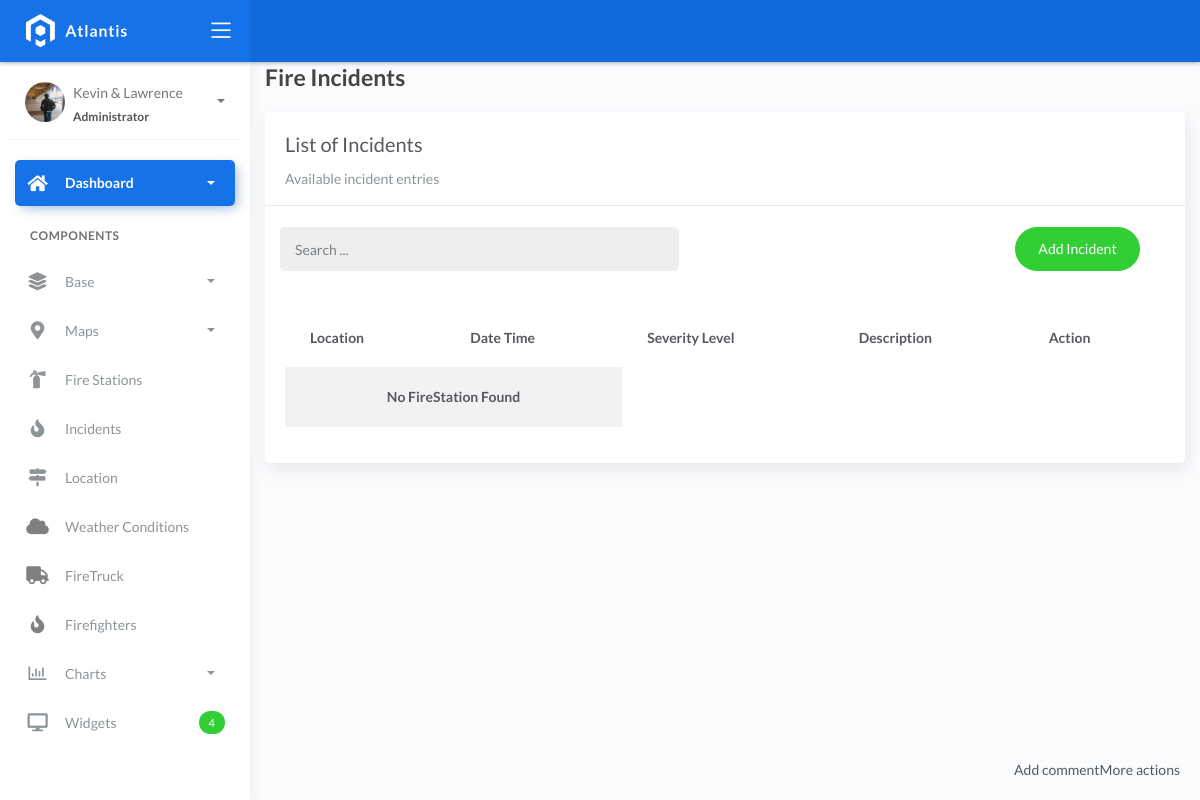
Before: /incident_list/ with the older database file.
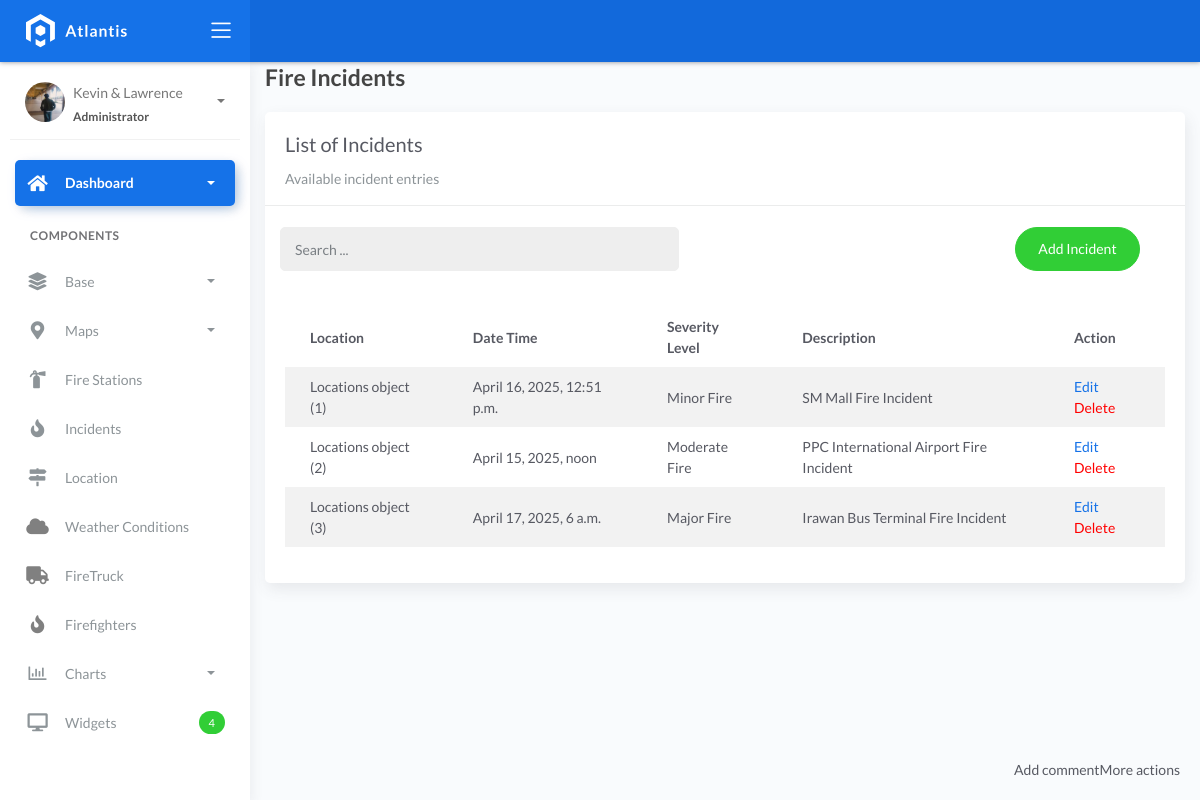
After: the same page with the newer database file.
### fire/models.py (models this page shows)
class BaseModel(models.Model):
    created_at = models.DateTimeField(auto_now_add=True, db_index=True)
    updated_at = models.DateTimeField(auto_now=True)
    class Meta:
        abstract = True

class Incident(BaseModel):
    SEVERITY_CHOICES = (
        ('Minor Fire', 'Minor Fire'),
        ('Moderate Fire', 'Moderate Fire'),
        ('Major Fire', 'Major Fire'),
    )
    location = models.ForeignKey(Locations, on_delete=models.CASCADE)
    date_time = models.DateTimeField(blank=True, null=True)
    severity_level = models.CharField(max_length=45, choices=SEVERITY_CHOICES)
    description = models.CharField(max_length=250)

class Locations(BaseModel):
    name = models.CharField(max_length=150)
    latitude = models.DecimalField(
        max_digits=22, decimal_places=16, null=True, blank=True)
    longitude = models.DecimalField(
        max_digits=22, decimal_places=16, null=True, blank=True)
    address = models.CharField(max_length=150)
    city = models.CharField(max_length=150)  # can be in separate table
    country = models.CharField(max_length=150)  # can be in separate table

### fire/views.py (the view, shortened to what this page needs)
# urls.py: path('incident_list/',  IncidentListView.as_view(), name='incident-list'),
class IncidentListView(ListView):
    model = Incident
    template_name = 'incident_list.html'
    context_object_name = 'object_list'
    paginate_by = 10
    def get_queryset(self, *args, **kwargs):
        qs = super().get_queryset(*args, **kwargs)
        query = self.request.GET.get("q")
        return qs

### templates/incident_list.html (shortened to what this page needs)
{% extends 'base.html' %}
{% load static %}
{% block content %}
<div class="content">
    <div class="container-fluid">
        <h4 class="page-title">Fire Incidents</h4>
        <div class="row">
            <div class="col-md-12">
                <div class="card">
                    <div class="card-header">
                        <div class="card-title">List of Incidents</div>
                        <div class="card-category">Available incident entries</div>
                    </div>
                    <br />
                    <div class="col-md-12 row">
                        <div class="col-md-6">
                            <form class="navbar-left navbar-form nav-search mr-md-3" action="{% url 'incident-list' %}">
                                <div class="input-group">
                                    <input type="text" placeholder="Search ..." class="form-control" name="q" />
                                    <div class="input-group-append">
                                        <span class="input-group-text">
                                        </span>
                                    </div>
                                </div>
                            </form>
                        </div>
                        <div class="col-md-6">
                            <div class="pull-right">
                                <a href="{% url 'incident-add'%}" class="btn btn-success btn-rounded">Add Incident</a>
                            </div>
                        </div>
                    </div>
                    <div class="card-body">
                        <table class="table table-striped mt-3">
                            <thead>
                                <tr>
                                    <th scope="col">Location</th>
                                    <th scope="col">Date Time</th>
                                    <th scope="col">Severity Level</th>
                                    <th scope="col">Description</th>
                                    <th scope="col">Action</th>
                                </tr>
                            </thead>
                            <tbody>
                                {% for object in object_list %}
                                <tr>
                                    <td>{{ object.location }}</td>
                                    <td>{{ object.date_time }}</td>
                                    <td>{{ object.severity_level }}</td>
                                    <td>{{ object.description }}</td>
                                    <td>
                                        <a href="{% url 'incident-update' object.pk %}">Edit</a>
                                        <a style="color: red;"  href="{% url 'incident-delete' object.pk %}">Delete</a>
                                    </td>
                                </tr>
                                {% empty %}
                                <tr>
                                    <td colspan="2" style="text-align: center;">
                                        <p class="text-sm font-weight-bold mb-0">No FireStation Found</p>
                                    </td>
                                </tr>
                                {% endfor %}
                            </tbody>
                        </table>
                    </div>
                </div>
            </div>
        </div>
    </div>
</div>
{% endblock %}

Changed rows visible on the page:
added Incident: location "Locations object (1)", date_time "April 16, 2025, 12:51 p.m.", severity_level "Minor Fire", description "SM Mall Fire Incident"
added Incident: location "Locations object (2)", date_time "April 15, 2025, noon", severity_level "Moderate Fire", description "PPC International Airport Fire Incident"
added Incident: location "Locations object (3)", date_time "April 17, 2025, 6 a.m.", severity_level "Major Fire", description "Irawan Bus Terminal Fire Incident"
Other visible differences:
text no longer shown: "No FireStation Found"
